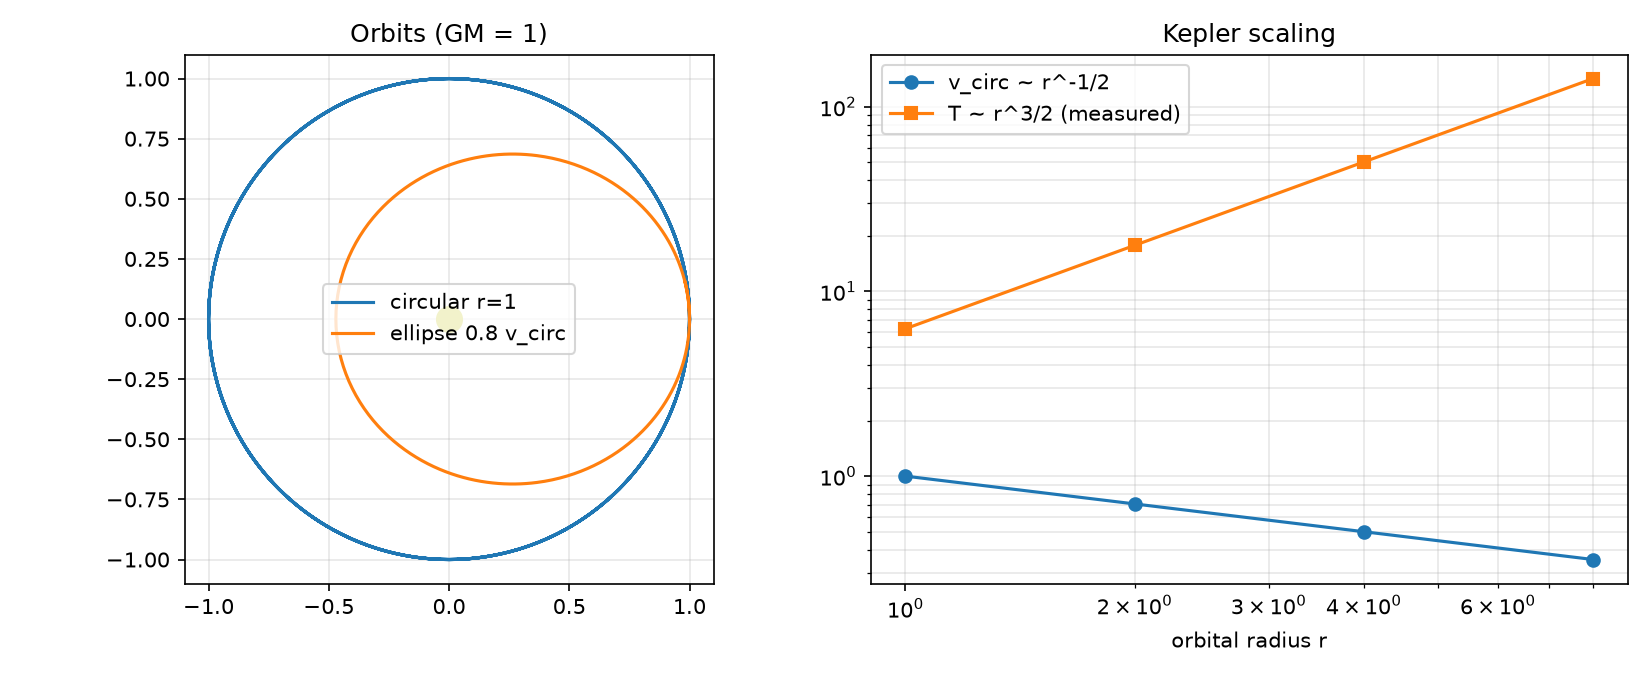

Write Python code to recreate this figure.
# Orbit simulator -- Codex Vol I, Celestial Mechanics: v = sqrt(GM/r).
#
# Newtonian two-body integration (RK4). Dimensionless units GM = 1
# unless stated. Experiments:
#   1. Circular orbit at v_circ = sqrt(GM/r): radius holds, period
#      matches Kepler T = 2*pi*sqrt(r^3/GM).
#   2. Radius sweep: v_circ and T at r = 1, 2, 4, 8 -- Kepler scaling
#      T ~ r^(3/2) checked against integration.
#   3. Elliptical orbit at 0.8 * v_circ: measured period vs Kepler
#      using the semi-major axis from vis-viva / energy.
#   4. Escape: v_esc = sqrt(2) * v_circ; a 1.05 * v_esc launch has
#      positive total energy and never returns.
#   5. Real scale: Earth around the Sun; ISS around the Earth.
#
# Gates: circular radius drift < 1e-3 over 5 periods; energy drift
# < 1e-8 relative; Kepler ratio T(8)/T(1) = 8^(3/2) within 1%;
# ellipse period within 2% of Kepler-from-a.

import json

import numpy as np

GM = 1.0


def accel(r):
    return -GM * r / np.linalg.norm(r) ** 3


def integrate(r0, v0, t_final, dt):
    n = int(t_final / dt)
    rs, vs = np.empty((n + 1, 2)), np.empty((n + 1, 2))
    r, v = np.array(r0, float), np.array(v0, float)
    rs[0], vs[0] = r, v
    for i in range(n):
        def f(r_, v_):
            return v_, accel(r_)
        k1r, k1v = f(r, v)
        k2r, k2v = f(r + k1r * dt / 2, v + k1v * dt / 2)
        k3r, k3v = f(r + k2r * dt / 2, v + k2v * dt / 2)
        k4r, k4v = f(r + k3r * dt, v + k3v * dt)
        r = r + dt / 6 * (k1r + 2 * k2r + 2 * k3r + k4r)
        v = v + dt / 6 * (k1v + 2 * k2v + 2 * k3v + k4v)
        rs[i + 1], vs[i + 1] = r, v
    return rs, vs


def energy(r, v):
    return 0.5 * np.dot(v, v) - GM / np.linalg.norm(r)


def period_kepler(a):
    return 2 * np.pi * np.sqrt(a**3 / GM)


print("=== Gates ===")
# Circular orbit, r = 1
r0, v0 = [1.0, 0.0], [0.0, 1.0]
T1 = period_kepler(1.0)
rs, vs = integrate(r0, v0, 5 * T1, T1 / 4000)
rad = np.linalg.norm(rs, axis=1)
drift = float(np.max(np.abs(rad - 1.0)))
E = np.array([energy(r, v) for r, v in zip(rs, vs)])
edrift = float(np.max(np.abs(E - E[0])) / abs(E[0]))
g1 = drift < 1e-3 and edrift < 1e-8
print(f"Gate 1 (circular r=1, 5 periods): radius drift {drift:.2e}, "
      f"energy drift {edrift:.2e} -> {'PASS' if g1 else 'FAIL'}")

# Radius sweep with measured periods (time one full revolution by
# angle accumulation)
def measured_period(r):
    vc = np.sqrt(GM / r)
    T = period_kepler(r)
    dt = T / 6000
    rs_, _ = integrate([r, 0.0], [0.0, vc], T * 1.05, dt)
    ang = np.unwrap(np.arctan2(rs_[:, 1], rs_[:, 0]))
    idx = np.argmax(ang >= 2 * np.pi)
    return float(idx * dt), vc, T


sweep = {}
for r in (1.0, 2.0, 4.0, 8.0):
    Tm, vc, Tk = measured_period(r)
    sweep[str(r)] = {"v_circ": vc, "T_kepler": Tk, "T_measured": Tm}
    print(f"  r={r}: v_circ = {vc:.4f}, T_kepler = {Tk:.3f}, "
          f"T_measured = {Tm:.3f}")
ratio = sweep["8.0"]["T_measured"] / sweep["1.0"]["T_measured"]
g2 = abs(ratio / 8**1.5 - 1) < 0.01
print(f"Gate 2 (Kepler T(8)/T(1) = {ratio:.2f} vs 8^1.5 = {8**1.5:.2f}) "
      f"-> {'PASS' if g2 else 'FAIL'}")

# Elliptical orbit: v = 0.8 v_circ at r = 1 (this point is apoapsis)
ve = 0.8
Ee = energy([1.0, 0.0], [0.0, ve])
a_ell = -GM / (2 * Ee)
Tk_ell = period_kepler(a_ell)
rs_e, _ = integrate([1.0, 0.0], [0.0, ve], Tk_ell * 1.05, Tk_ell / 8000)
ang_e = np.unwrap(np.arctan2(rs_e[:, 1], rs_e[:, 0]))
idx_e = int(np.argmax(ang_e >= 2 * np.pi))
Tm_ell = idx_e * (Tk_ell / 8000)
rad_e = np.linalg.norm(rs_e, axis=1)
g3 = abs(Tm_ell / Tk_ell - 1) < 0.02
print(f"Gate 3 (ellipse 0.8 v_circ): a = {a_ell:.4f}, r in "
      f"[{rad_e.min():.3f}, {rad_e.max():.3f}], T_kepler = {Tk_ell:.3f}, "
      f"T_measured = {Tm_ell:.3f} -> {'PASS' if g3 else 'FAIL'}")

# Escape
vesc = np.sqrt(2 * GM / 1.0)
Eesc = energy([1.0, 0.0], [0.0, 1.05 * vesc])
rs_x, _ = integrate([1.0, 0.0], [0.0, 1.05 * vesc], 30.0, 0.002)
rad_x = np.linalg.norm(rs_x, axis=1)
g4 = Eesc > 0 and rad_x[-1] > 10 and rad_x[-1] > rad_x[len(rad_x) // 2]
print(f"Gate 4 (1.05 v_esc): E = {Eesc:+.4f} > 0, r_final = "
      f"{rad_x[-1]:.1f} and still growing -> {'PASS' if g4 else 'FAIL'}")

# Real scale
GM_sun, AU = 1.32712440018e20, 1.495978707e11
v_earth = np.sqrt(GM_sun / AU)
T_earth = 2 * np.pi * np.sqrt(AU**3 / GM_sun)
GM_earth, r_iss = 3.986004418e14, 6.771e6
v_iss = np.sqrt(GM_earth / r_iss)
T_iss = 2 * np.pi * np.sqrt(r_iss**3 / GM_earth)
print("\n=== Real scale ===")
print(f"  Earth around Sun: v = {v_earth/1000:.2f} km/s, "
      f"T = {T_earth/86400:.2f} days")
print(f"  ISS around Earth: v = {v_iss/1000:.2f} km/s, "
      f"T = {T_iss/60:.1f} min")

out = {"model": "Newtonian two-body, RK4, GM=1 dimensionless + SI cases",
       "gates": {"circular": bool(g1), "kepler_scaling": bool(g2),
                 "ellipse": bool(g3), "escape": bool(g4)},
       "sweep": sweep,
       "ellipse": {"a": float(a_ell), "r_min": float(rad_e.min()),
                   "r_max": float(rad_e.max()), "T_kepler": float(Tk_ell),
                   "T_measured": float(Tm_ell)},
       "real_scale": {"earth_sun": {"v_km_s": v_earth / 1000,
                                    "T_days": T_earth / 86400},
                      "iss": {"v_km_s": v_iss / 1000, "T_min": T_iss / 60}}}
with open("orbit_results.json", "w") as f:
    json.dump(out, f, indent=2)

import matplotlib
matplotlib.use("Agg")
import matplotlib.pyplot as plt

fig, axes = plt.subplots(1, 2, figsize=(11, 4.5))
axes[0].plot(rs[::20, 0], rs[::20, 1], label="circular r=1")
axes[0].plot(rs_e[::20, 0], rs_e[::20, 1], label="ellipse 0.8 v_circ")
axes[0].plot([0], [0], "yo", ms=12)
axes[0].set_aspect("equal"); axes[0].legend(); axes[0].grid(alpha=0.3)
axes[0].set_title("Orbits (GM = 1)")
rr = np.array([1.0, 2.0, 4.0, 8.0])
axes[1].loglog(rr, [sweep[str(r)]["v_circ"] for r in rr], "o-",
               label="v_circ ~ r^-1/2")
axes[1].loglog(rr, [sweep[str(r)]["T_measured"] for r in rr], "s-",
               label="T ~ r^3/2 (measured)")
axes[1].legend(); axes[1].grid(alpha=0.3, which="both")
axes[1].set_xlabel("orbital radius r"); axes[1].set_title("Kepler scaling")
fig.tight_layout()
fig.savefig("orbit_simulator.png", dpi=150)
print("\nSaved orbit_results.json and orbit_simulator.png")
